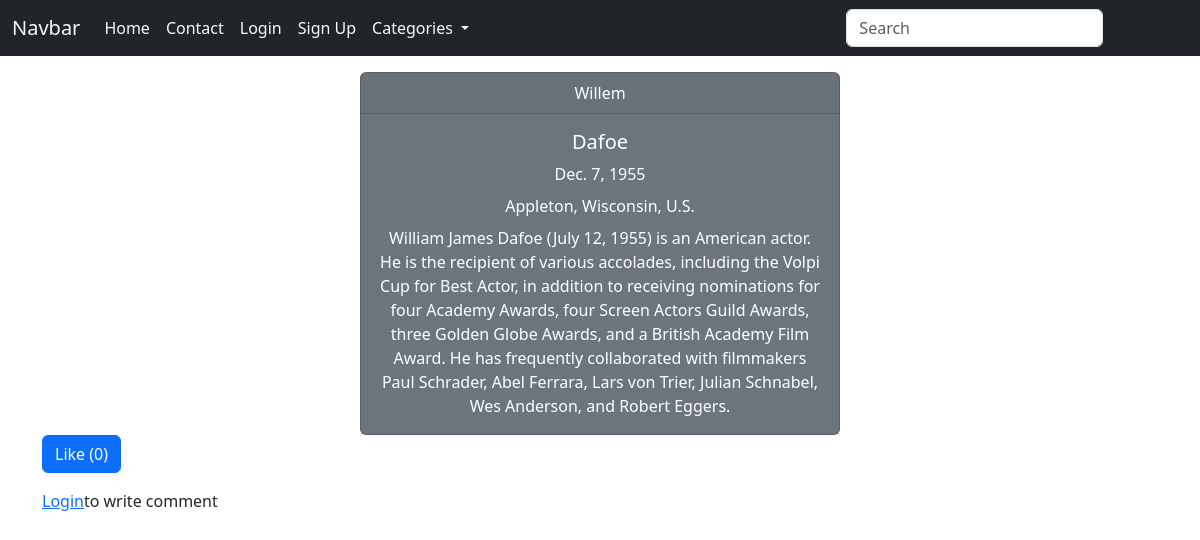
Page /film/actors/1/ on the earlier database version.
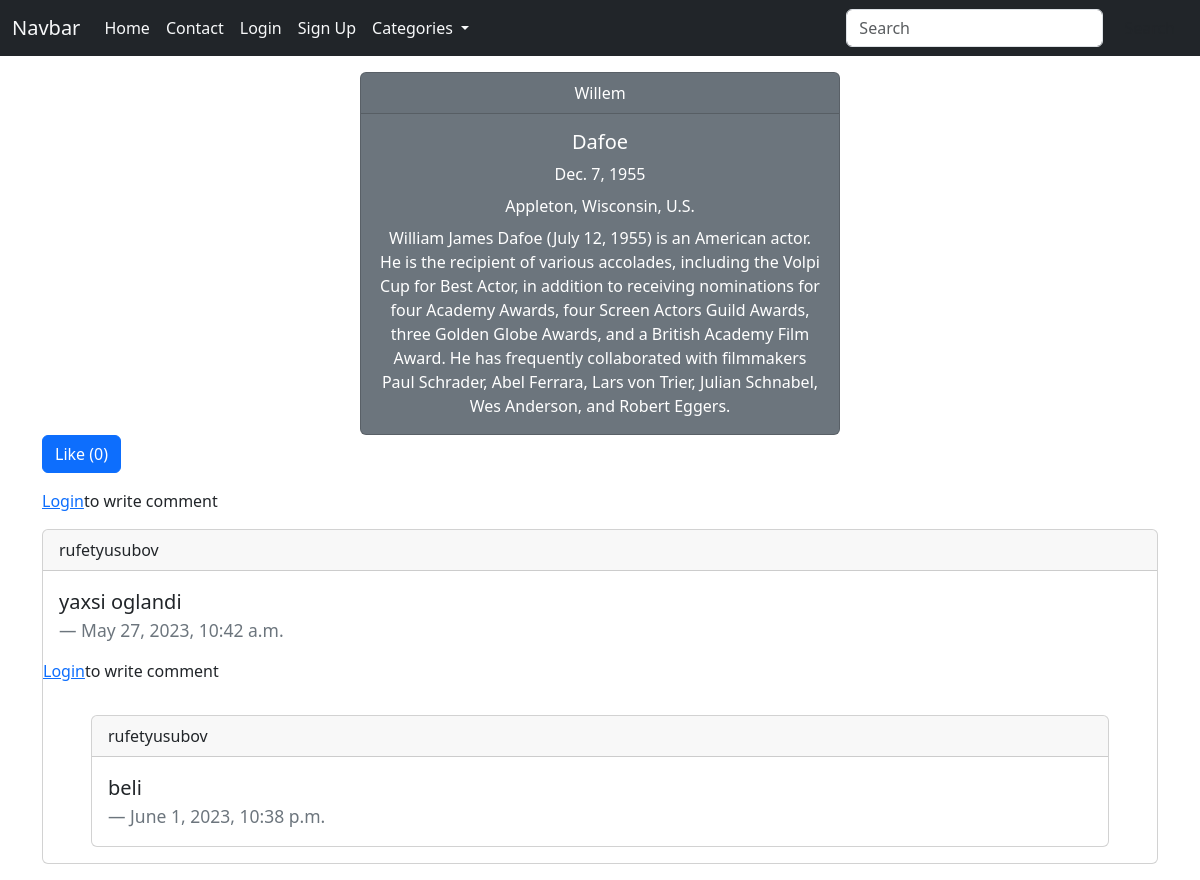
Same page on the later database version.
### film/models.py (models this page shows, shortened)
class CommentModel(models.Model):
    user = models.ForeignKey(User,on_delete = models.CASCADE, related_name="user_comments")
    film = models.ForeignKey(FilmModel,on_delete=models.CASCADE,blank=True, null=True,related_name="film_comments")
    actor = models.ForeignKey(ActorModel, on_delete=models.CASCADE,blank=True, null=True, related_name="actor_comments")
    parent = models.ForeignKey("self", on_delete=models.CASCADE,blank=True,null=True,related_name="replies")
    comment = models.TextField()
    pub_date = models.DateTimeField(auto_now_add=True)
    class Meta:
        verbose_name = "Comment"
        ordering = ("id",)

### film/views.py (the view, shortened to what this page needs)
# urls.py: path('actors/<int:id>/',views.ActorView.as_view(),name="actors"),
class ActorView(View):
    def get(self,request,id,*args,**kwargs):
        categories = Category.objects.all()
        actor = ActorModel.objects.get(id=id)
        actor_comments = CommentModel.objects.filter(
            actor = actor,
            parent = None
        )
        context = {
            "actor" : actor,
            "actor_comments" : actor_comments,
            "categories" : categories
        }
        if request.user.is_authenticated :
            user_comments = CommentModel.objects.filter(
                    user = request.user,
                )
            context["user_comments"] = user_comments
        return render(request,'actors.html',context)

### templates/actors.html (shortened to what this page needs)
{% extends 'base.html' %}
{% block content %}
<center>
  <div class="card text-bg-secondary mt-3" style="max-width: 30rem;">
    <div class="card-header">{{ actor.name }}</div>
    <div class="card-body">
      <h5 class="card-title">{{ actor.surname }}</h5>
      <p class="card-title">{{ actor.birth_date }}</p>
      <p class="card-title">{{ actor.birth_country }}</p>
      <p class="card-text ">{{ actor.about }}</p>
    </div>
  </div>
</center>
<div class = "container">
  <form method="POST">
    <button type = "submit" class="btn btn-primary">Like ({{ actor.actor_likes.all | length }})</button>
  </form>
</div>
<div class="container my-3">
  {% if request.user.is_authenticated %}
  <form class="my-3" method="POST">
    {% csrf_token %}
    <input type = "hidden" name = "choice" value="comment">
    <input type="hidden" name = "actor_id" value = "{{ actor.id }}">
    <div class="mb-3">
      <label for="exampleInputEmail1" class="form-label">Your comment</label>
      <textarea class="form-control" name = "comment" id="exampleInputEmail1" aria-describedby="emailHelp"></textarea>
    </div>
    <button type="submit" class="btn btn-primary">Send</button>
  </form>
  {% else %}
  <p><a href="{% url 'login' %}">Login</a>to write comment </p>
  {% endif %}
  {% for comment in actor_comments %}
  <div class="card">
    <div class="card-header">
      {{ comment.user.username}}
    </div>
    <div class="card-body">
      <blockquote class="blockquote mb-0">
        <p>{{ comment.comment }}</p>
        <footer class="blockquote-footer">{{ comment.pub_date }}</cite></footer>
      </blockquote>
    </div>
    {% if request.user.is_authenticated %}
    <form class="mx-5 my-3" method="POST">
      {% csrf_token %}
      <input type = "hidden" name = "choice" value="reply">
      <input type="hidden" name = "actor_id" value = "{{ actor.id }}">
      <input type="hidden" name = "comment_id" value = "{{ comment.id }}">
      <div class="mb-3">
        <label for="exampleInputEmail1" class="form-label">Your reply</label>
        <textarea class="form-control" name = "reply" id="exampleInputEmail1" aria-describedby="emailHelp"></textarea>
      </div>
      <button type="submit" class="btn btn-primary">Reply</button>
    </form>
    {% else %}
    <p><a href="{% url 'login' %}">Login</a>to write comment </p>
    {% endif %}
    {% for reply in comment.replies.all %}
  <div class="card my-3 mx-5">
    <div class="card-header">
      {{ reply.user.username}}
    </div>
    <div class="card-body">
      <blockquote class="blockquote mb-0">
        <p>{{ reply.comment }}</p>
        <footer class="blockquote-footer">{{ reply.pub_date }}</cite></footer>
      </blockquote>
    </div>
  </div>
{% endfor %}
{% endfor %}
</div>
</div>
{% endblock %}

Differences in the rows shown:
added CommentModel: user.username "rufetyusubov", comment "yaxsi oglandi", pub_date "May 27, 2023, 10:42 a.m.", shown under "Dafoe"
added CommentModel: user.username "rufetyusubov", comment "beli", pub_date "June 1, 2023, 10:38 p.m."
